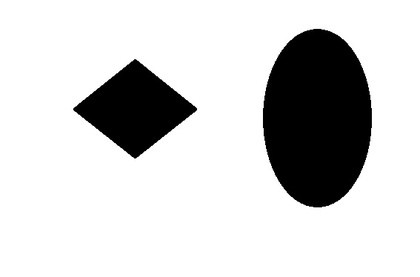
%> input picture Matlab/boustrophedon/map2.jpg, 420 x 277 px, shrunk from 567 x 374 before the run
$ octave --eval "result = boustrophedon('map2.jpg');"   (GNU Octave 9; MATLAB toolbox functions it lacks are replaced by stand-ins)
%> lines starting %> are read from the running program, lines starting %| are printed output that depends on the picture; in (x1, y1, x2, y2) boxes, pixels count from 0 and x2, y2 are one past the last pixel; in counts of white or black regions, pixels touching at a corner belong together; the program's own positions count from 1
### Matlab/boustrophedon/no_of_lines.m
function [output, idy]=no_of_lines(x)
%% intro
% to find no of lines by horizontal intersections on the map
% check the continuity of the free space in the row matrix
% input- x:row matrix
% output- ouput:no of intersections+1 which is no_ of lines
%       - idy:ids of critical points
%% code
if x(1)==1
    output=1;
else
    output=0;
end
idy=[];

for i=2:size(x,2)
    %if there is change from obstacle to free space increase output
    % 0 is black ie obstacle and 1 is white free space
    if ((x(i-1)==0)& (x(i)==1))
        output=output+1;
        idy=[idy;i-1];
    end
    if((x(i-1)==1)& (x(i)==0))
        idy=[idy;i-1];
    end
end
end

### Matlab/boustrophedon/find_boundary_ids.m
function [idx,c_no]=find_boundary_ids(x,A)
%% intro
%    known the no of lines in each row
%    finding the discontinuity in the no of lines in the rows creates
%    boundaries those ids of rows of image are returned as output
%    input - x:no_of_lines_vector
%            A:map with obstacles
%    output- idx:boundaries ids
%            c_no: no of subcells formed
%% code
idx=[];
c_no=no_of_lines(A(1,:));
for i=2: size(x,1)
   if  x(i-1)~=x(i)
       [output1, idy1]=no_of_lines(A(i-1,:));
       [output2, idy2]=no_of_lines(A(i,:));
       if(output1>output2)
         idx=[idx;i-1];
         c_no=c_no+output2;
       else
         idx=[idx;i];
         c_no=c_no+output2;
       end

   end
end
end

### Matlab/boustrophedon/make_path.m
function [path]=make_path(A,x,dist,no_of_cells,idx)
%% intro
% takes the map with boundaries and obstacles
% and generates the path in each subcell
% input - A: map with boundaries and obstacles
%         x: lines vector (which tells how many subcells are there in each
%         row)
%         dist: how much robot can sense while following path (to create
%         that much gap b/w the path lines)
%         no_of_cells: number of subcells used to generate no of subpaths
%         idx: boundary ids
% output- path

% now this is simply a snake game
%% code
path=cell(no_of_cells,1);
flag=0;% move right
k=1;
temp=idx(1);
for i=1:size(idx,1)
    [p,c_no]=find_boundary_ids(x(1:idx(i)-1),A(1:idx(i)-1,:));
end
for i=1:dist:size(A,1)
    kprev=k;
    if i>temp
       if (find(idx==temp)+1)<=size(idx,1)
            [p,k]=find_boundary_ids(x(1:temp-1),A(1:temp-1,:));
            temp=idx(find(idx==temp)+1);
            flag=0;
            k=k+1;
       else
           temp=size(A,1);
           [p,k]=find_boundary_ids(x(1:temp-1),A(1:temp-1,:));
           flag=0;
       end
    end
m= no_of_lines(A(i,:));
    if(x(i)==0) %skip row
        continue;
    else
        if flag==0
            j=2;
            while(j<size(A,2))%moving right
                if (A(i,j)==0)
                    j=j+1;
                    continue
                end
                path{k}=[path{k};j,i];
                j=j+1;
                if (A(i,j-1)==1)&&(A(i,j)==0)
                    k
                    i
                    j

                    k=k+1
                end
            end
            flag=1;
        else
            j=size(A,2)-1;
            while (j>1)
                if (A(i,j)==0)
                    j=j-1;
                    continue
                end

                path{k}=[path{k};j,i];
                j=j-1;
                if (A(i,j+1)==1)&(A(i,j)==0)
%                     [output, idy]=no_of_lines(A(i,:))
%                     k=k+sum(find(idy<j))
%                     k
%                     i
%                     j
                    k=k-1
                end
            end
            flag=0;
        end
    end

end

end

### Matlab/boustrophedon/boustrophedon.m
function [path,A]=boustrophedon(polygon_image)
%> called with polygon_image = 'map2.jpg'
%% intro
%boustrophedon means moving left to right and right to left
%give any irregular polygon then it decomposes into sub poygons by finding
% the critical points
%input- image of irregular polygon
%output- coverage path

% there should be continuity in the free space (which will make
% connectivity between subcells
%% code
A= imread(polygon_image);
%> A is the input picture: size 277x420x3 uint8; min 0, max 255, mean 207.7
A=im2bw(A);
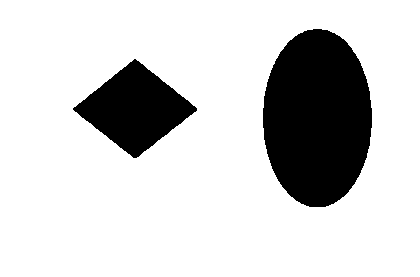
%> A: size 277x420 logical; 81.4% white; 2 black regions, box (x1, y1, x2, y2) and area: (263, 29, 372, 207) 15272, (73, 59, 197, 158) 6320
x=zeros(size(A,1),1);
idy=[];obstacle_points=[];critical_points=[];
for i=1:size(A,1)
    [x(i),idy]=no_of_lines(A(i,:));
    obstacle_points=[obstacle_points;[i*ones(size(idy,1),1),idy]];
end
%> this loop made 277 passes
%> idy on passes 30 to 32: [313; 322], [307; 328], [304; 330]
%> after the loop, obstacle_points = 554 rows, first 12: [30 313; 30 322; 31 307; 31 328; 32 304; 32 330; 33 303; 33 332; 34 300; 34 335; 35 298; 35 336]; x = 277 values, max 3 at index 60, min 1 at index 1, mean 2
[idx,no_of_cells]=find_boundary_ids(x,A)
%> in find_boundary_ids, `c_no=no_of_lines(A(1,:));`: c_no = 1
%> the loop in find_boundary_ids, `for i=2: size(x,1)` made 276 passes
%> (output1, idy1, output2, idy2, idx, c_no) on pass 59: (2, [277; 358], 3, [134; 136; 276; 359], [30; 60], 6)
%> (output1, output2, idy2, idx, c_no) on pass 29: (1, 2, [313; 322], 30, 3)
%> after the loop in find_boundary_ids, `for i=2: size(x,1)`: c_no = 9; idx = [30; 60; 158; 207]; idy1 = [309; 326]; output2 = 1
%> idx = [30; 60; 158; 207]; no_of_cells = 9
for i=1:size(idx,1)
    critical_points=[critical_points;obstacle_points(find(idx(i)==(obstacle_points(:,1))),:)];
end
%> this loop made 4 passes
%> critical_points on passes 1 to 2: [30 313; 30 322], [30 313; 30 322; 60 134; 60 136; 60 276; 60 359]
%> after the loop, critical_points = [30 313; 30 322; 60 134; 60 136; 60 276; 60 359; 158 133; 158 137; 158 269; 158 367; 207 309; 207 326]
dist=9;
path=make_path(A,x,dist,no_of_cells,idx);
%> in make_path, `path=cell(no_of_cells,1);`: path = {[], [], [], [], [], [], [], [], []}
%> in make_path, `temp=idx(1);`: temp = 30
%> the loop in make_path, `for i=1:size(idx,1)` made 4 passes
%> (c_no, p) on passes 2 to 4: (3, 30), (6, [30; 60]), (8, [30; 60; 158])
%> c_no on pass 1: 1
%> the loop in make_path, `for i=1:dist:size(A,1)` made 31 passes
%> (kprev, p, temp, m) on passes 8, 19: (3, 30, 158, 3), (6, [30; 60], 207, 2)
%> (kprev, temp, m) on pass 5: (1, 60, 2)
%> after the loop in make_path, `for i=1:dist:size(A,1)`: j = 1; path = 9 items
%> path = 9 items
A(idx,:)=0;
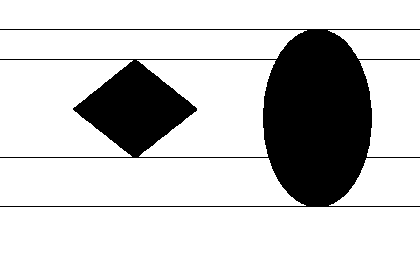
%> A: size 277x420 logical; 80.2% white; 1 black region, box (x1, y1, x2, y2) and area: (0, 29, 420, 207) 23059
% A=create_boundaries(A,critical_points);
imshow(A);
hold on;
plot(critical_points(:,2),critical_points(:,1),'r*');

for i=1:no_of_cells
    plot(path{i}(:,1),path{i}(:,2),'b--');
end
%> this loop made 9 passes
%> `result = boustrophedon('map2.jpg');`:
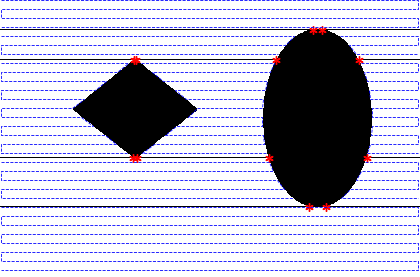
%> figure redrawn from the program's plot data
end

$ run again, on Matlab/boustrophedon/poly1.jpg
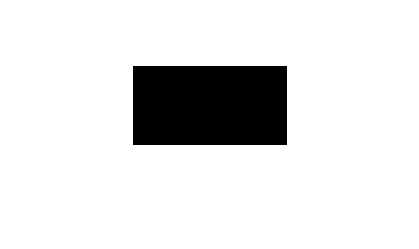
%> input picture Matlab/boustrophedon/poly1.jpg, 419 x 249 px
%> in boustrophedon, A is the input picture: size 249x419x3 uint8; min 0, max 255, mean 225.3
%> after the loop in boustrophedon, `for i=1:size(A,1)`: obstacle_points = 158 rows, first 12: [67 133; 67 287; 68 133; 68 287; 69 133; 69 287; 70 133; 70 287; 71 133; 71 287; 72 133; 72 287]; x = 249 values, max 2 at index 67, min 1 at index 1, mean 1.32
%> in find_boundary_ids, `c_no=no_of_lines(A(1,:));`: c_no = 1
%> after the loop in find_boundary_ids, `for i=2: size(x,1)`: c_no = 4; idx = [67; 145]; idy1 = [133; 287]; output1 = 2; output2 = 1
%> in boustrophedon, `[idx,no_of_cells]=find_boundary_ids(x,A)`: idx = [67; 145]; no_of_cells = 4
%> the loop in boustrophedon, `for i=1:size(idx,1)` made 2 passes
%> critical_points on passes 1 to 2: [67 133; 67 287], [67 133; 67 287; 145 133; 145 287]
%> in make_path, `path=cell(no_of_cells,1);`: path = {[], [], [], []}
%> in make_path, `temp=idx(1);`: temp = 67
%> the loop in make_path, `for i=1:size(idx,1)` made 2 passes
%> c_no on pass 1: 1
%> the loop in make_path, `for i=1:dist:size(A,1)` made 28 passes
%> (kprev, temp, m) on pass 9: (1, 145, 2)
%> after the loop in make_path, `for i=1:dist:size(A,1)`: j = 419; path = 4 items
%> in boustrophedon, `A(idx,:)=0;`:
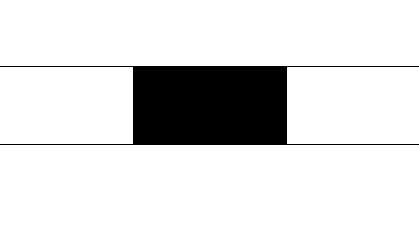
%> A: size 249x419 logical; 87.8% white; 1 black region, box (x1, y1, x2, y2) and area: (0, 66, 419, 145) 12696
%> the loop in boustrophedon, `for i=1:no_of_cells` made 4 passes
%> `result = boustrophedon('map2.jpg');`:
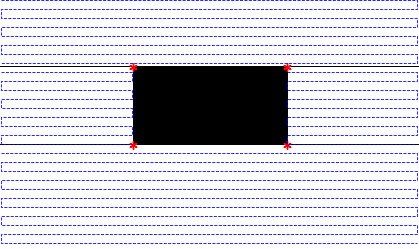
%> figure redrawn from the program's plot data
